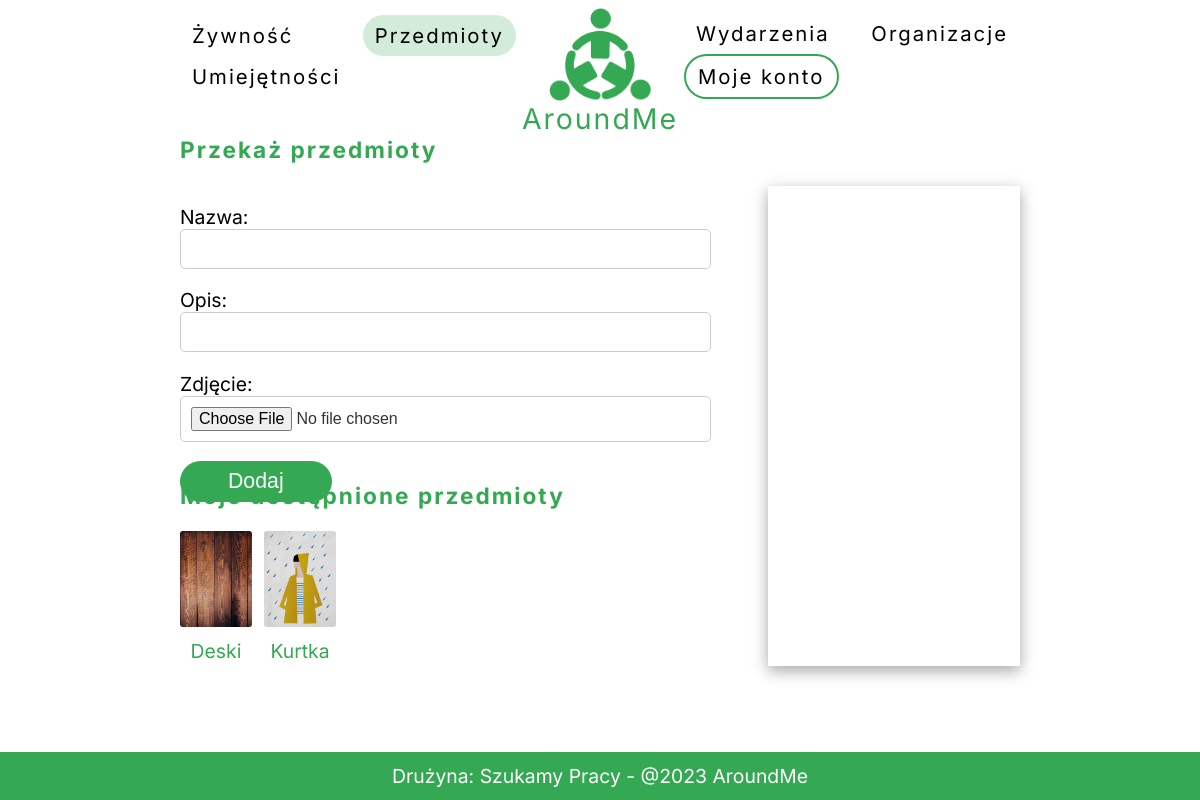
/shareitems/ (signed in), run on the app's committed database.
### backend/models.py (models this page shows)
class Przedmiot(models.Model):
    item_id = models.BigAutoField(primary_key=True)
    uzytkownik = models.CharField(max_length=100, blank=True)
    item_name = models.CharField(max_length=100, blank=True)
    item_description = models.CharField(max_length=100, blank=True)
    item_image = models.ImageField(upload_to='documents/')
    created_at = models.DateTimeField(auto_now_add=True)

### backend/views.py (the view)
# urls.py: path('shareitems/', shareitems, name='shareitems'),
def shareitems(request):
    user = request.user
    if user.is_authenticated:
        rola = user.rola
    else:
        rola = None
    if rola == "POTRZEBUJACY":
        przedmiot = Przedmiot.objects.all()
        return render(request, 'frontend/shareitems.html', {'przedmiot': przedmiot, 'rola': rola})
    elif rola == 'WOLONTARIUSZ':
        form = FormPrzedmiot()
        form.fields["item_name"].label = "Nazwa"
        form.fields["item_description"].label = "Opis"
        form.fields["item_image"].label = "Zdjęcie"
        ['item_name', 'item_description', 'item_image']
        dodane_przedmioty = user.przedmiot.all()
        return render(request, 'frontend/shareitems.html', {'form': form, 'rola': rola, 'dodane_przedmioty': dodane_przedmioty})
    else:
        pass
    template = loader.get_template("frontend/shareitems.html")
    context = {
        "lorem": "lorem",
    }
    return HttpResponse(template.render(context, request))

### backend/forms.py
class FormPrzedmiot(forms.ModelForm):
    item_image = forms.ImageField(required=False)
    class Meta:
        model = Przedmiot
        fields = ['item_name', 'item_description', 'item_image']

### frontend/templates/frontend/shareitems.html (shortened to what this page needs)
{% extends 'frontend/base.html' %}
{% load static %}
{% block shareitems %}
active
{% endblock %}
{% block content %}
<div id="share-container">
{% if rola %}
{% if rola == 'WOLONTARIUSZ' %}
<h3>Przekaż przedmioty</h3>
<form method="post" id="create-item" enctype="multipart/form-data">
    {{ form.as_p }}
    <button type="submit" class="main_button">Dodaj</button>
</form>
<div id='map_form'></div>
{% if dodane_przedmioty %}
    <h3 class="mt5">Moje dostępnione przedmioty </h3>
{% else %}
<h3 class="mt5">Udostępnij przedmioty już teraz, odkryj magie pomagania</h3>
{% endif %}
    <div class="default_card_wrapper">
    {% for dod in dodane_przedmioty %}
        <div class="default_card">
            <div class="img-card-container">
                {% if dod.item_image %}
                <img src="{{ dod.item_image.url }}" alt="">
                {% else %}
                <img src="{% static 'frontend/rzepa.jpg' %}" alt="">
                {% endif %}
            </div>
            <div class="cardtext">{{dod.item_name}}</div>
        </div>
    {% endfor %}
</div>
{% endif %}
{% endif %}
</div>
{% endblock content %}

### frontend/static/frontend/style.css (style rules this page uses)
html, body { padding: 0; margin: 0; font-size: 1.1em; font-family: 'Inter', sans-serif; }
h3, h2 { letter-spacing: 2px; color: #34A853 }
#share-container { margin-top: 5vh; width: 100%; }
#create-food, #create-item, #create-skills { float: left; width: 70%; height: 37vh; }
#map_form { box-shadow: rgba(0, 0, 0, 0.35) 0px 5px 15px; height: 60vh; width: 30%; float: right; }
.mt5 { display: block; }
.main_button { width: fit-content; padding: 1vh 4vw 1vh 4vw; background-color: #34A853; color: white; border-radius: 80px; border: none; font-size: 1.1em; text-align: center; transition: all .5s ease; cursor: pointer; pointer-events: auto; z-index: 9; }
input { display: block; width: calc(90% - 20px); padding: 10px; border: 1px solid #ccc; border-radius: 5px; font-size: 16px; color: #333; transition: border-color 0.3s ease; }
.default_card { flex-direction: column; flex-wrap: wrap; justify-content: center; align-items: flex-start; align-content: flex-start; width: fit-content; float: left; margin-right: 1vw; margin-bottom: 1vh; color:#34A853; position: relative; }
.default_card .img-card-container { height: 8vw; margin-bottom: 1vw; width: 6vw; border-radius: 3px; overflow: hidden; text-align: center; }
.default_card .img-card-container img { width: 100%; height: 100%; object-position: center ; object-fit: cover; }
.cardtext { width: 100%; text-align: center; }

### data on the page
Przedmiot: item_image (picture), item_name "Deski"
Przedmiot: item_image (picture), item_name "Kurtka"
